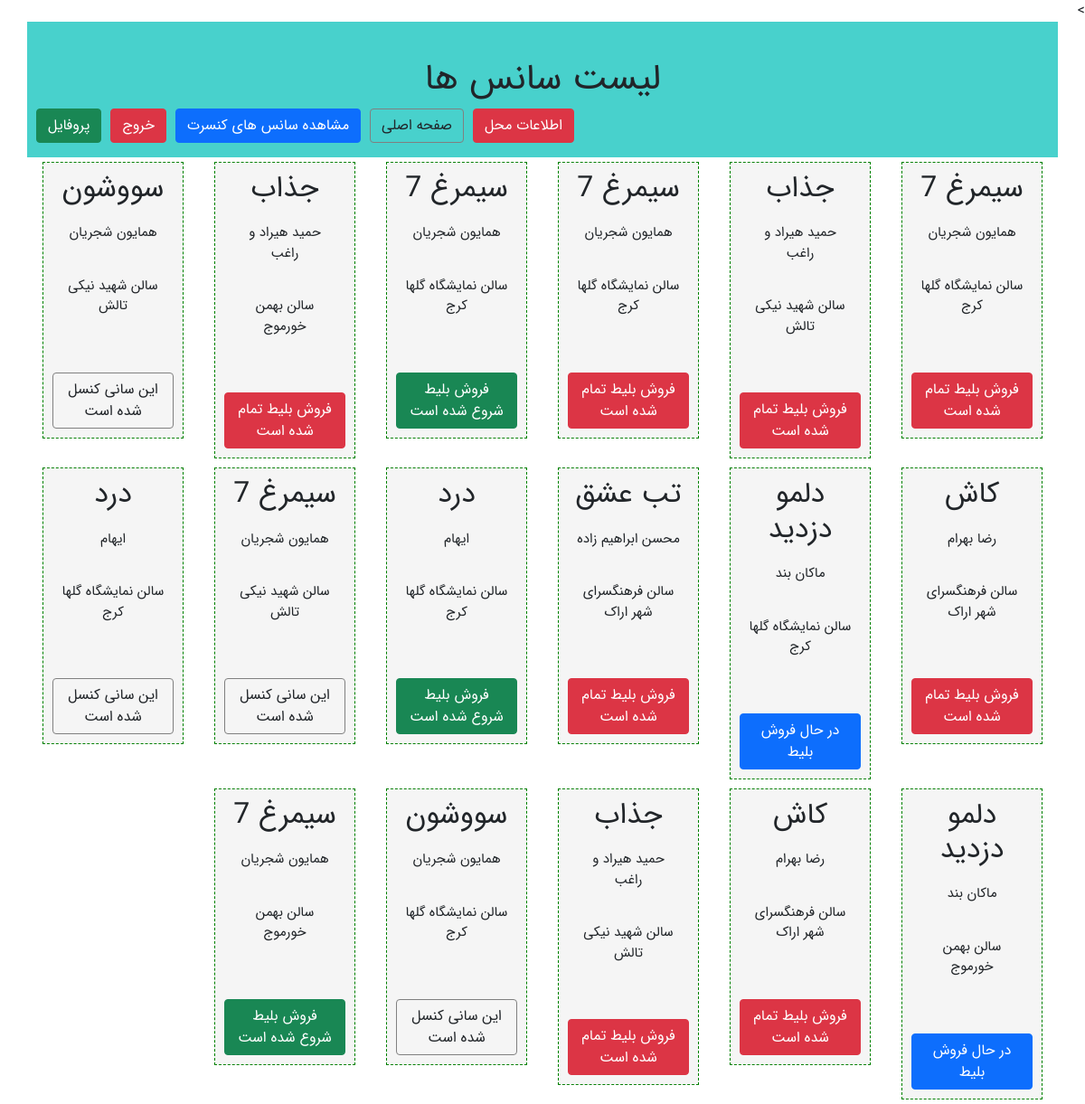
The page /ticketSales/time/list (signed in) on the database its author committed.
### ticketSales/models.py (models this page shows, shortened)
class timeModel(models.Model):
    class Meta:
        verbose_name="سانس"
        verbose_name_plural="سانس"
    concertModel= models.ForeignKey(to=concertModel,on_delete=models.PROTECT,verbose_name="کنسرت")
    locationModel = models.ForeignKey(to=locationModel,on_delete=models.PROTECT,verbose_name="محل برگزاری")
    StartDateTime=models.DateTimeField(verbose_name="تاریخ برگزاری")
    Seats=models.IntegerField(verbose_name="تعداد صندلی")
    Start=1
    End=2
    Cancle=3
    Sales=4
    status_chioces=((Start,"فروش بلیط شروع شده است"),
                    (End,"فروش بلیط تمام شده است"),
                    (Cancle,"این سانی کنسل شده است"),
                    (Sales,"در حال فروش بلیط"))
    Status=models.IntegerField(choices=status_chioces,verbose_name="وضعیت")
    def get_jalai_date(self):
        return datetime2jalali(self.StartDateTime)

class concertModel (models.Model):
    class Meta:
        verbose_name="کنسرت"
        verbose_name_plural="کنسرت"
    Name=models.CharField(max_length=100,verbose_name="نام کنسرت")
    SingerName=models.CharField(max_length=100 ,verbose_name="خواننده")
    lenght=models.IntegerField(verbose_name="مدت زمان")
    Poster=models.ImageField(upload_to="concertImages/",null=True,verbose_name="پوستر")

class locationModel(models.Model):
    class Meta:
        verbose_name="محل برگزاری"
        verbose_name_plural="محل برگزاری"
    IdNumber=models.IntegerField(primary_key=True,verbose_name="کد محل")
    Name=models.CharField(max_length=100,verbose_name="نام محل")
    Address=models.CharField(max_length=500,default="تهران-برج میلاد",verbose_name="آدرس")
    Phone=models.CharField(max_length=11,null=True,verbose_name="تلفن")
    capacity=models.IntegerField(verbose_name="ظرفیت")

### ticketSales/views.py (the view)
# urls.py: path('time/list', views.timeView),
@login_required
def timeView(request):
    times=timeModel.objects.all()
    context={
        "timelist":times,
    }
    return render(request,"ticketSales/timeList.html",context)

### ticketSales/templates/ticketSales/timeList.html
{% extends "ticketSales/layout.html" %}
{% block titlepage %}
    لیست سانس ها
{% endblock%}
{% block mainContent %}
    {% if timelist %}
        {% for time in timelist %}
            <div class="col-md-2">
                <a>
                    <div class="timeBox">
                       <h2> {{ time.concertModel.Name  }}</h2>
                       <p>{{ time.concertModel.SingerName  }}</p>
                       <p>{{ time.locationModel.Name  }}</p>
                       <p>{{ time.get_jalai_date }}</p>
                       <div
                        class="
                        {% if time.Status == time.Start %}
                            btn btn-success
                        {% elif  time.Status == time.End %}
                            btn btn-danger
                         {% elif  time.Status == time.Cancle %}
                            btn default
                        {% elif  time.Status == time.Sales %}
                            btn btn-primary
                        {% endif %}
                        ">
                           {{ time.get_Status_display}}
                       </div>
                    </div>
                </a>
            </div>
        {% endfor %}
    {% endif %}
{% endblock%}

### ticketSales/static/ticketSales/css/style.css (style rules this page uses)
body { font-family: 'IranSanse' !important; }
.timeBox { margin: 5px; background-color: whitesmoke; font-size: 15px; border:1px dashed green; padding:10px; text-align: center; }
.default { border:1px solid gray }
p { padding: 10px; }

### rows shown on the page
timeModel: concertModel.Name "سیمرغ 7", concertModel.SingerName "همایون شجریان", locationModel.Name "سالن نمایشگاه گلها کرج", Status "فروش بلیط تمام شده است"
timeModel: concertModel.Name "جذاب", concertModel.SingerName "حمید هیراد و راغب", locationModel.Name "سالن شهید نیکی تالش", Status "فروش بلیط تمام شده است"
timeModel: concertModel.Name "سیمرغ 7", concertModel.SingerName "همایون شجریان", locationModel.Name "سالن نمایشگاه گلها کرج", Status "فروش بلیط تمام شده است"
timeModel: concertModel.Name "سیمرغ 7", concertModel.SingerName "همایون شجریان", locationModel.Name "سالن نمایشگاه گلها کرج", Status "فروش بلیط شروع شده است"
timeModel: concertModel.Name "جذاب", concertModel.SingerName "حمید هیراد و راغب", locationModel.Name "سالن بهمن خورموج", Status "فروش بلیط تمام شده است"
timeModel: concertModel.Name "سووشون", concertModel.SingerName "همایون شجریان", locationModel.Name "سالن شهید نیکی تالش", Status "این سانی کنسل شده است"
timeModel: concertModel.Name "کاش", concertModel.SingerName "رضا بهرام", locationModel.Name "سالن فرهنگسرای شهر اراک", Status "فروش بلیط تمام شده است"
timeModel: concertModel.Name "دلمو دزدید", concertModel.SingerName "ماکان بند", locationModel.Name "سالن نمایشگاه گلها کرج", Status "در حال فروش بلیط"
timeModel: concertModel.Name "تب عشق", concertModel.SingerName "محسن ابراهیم زاده", locationModel.Name "سالن فرهنگسرای شهر اراک", Status "فروش بلیط تمام شده است"
timeModel: concertModel.Name "درد", concertModel.SingerName "ایهام", locationModel.Name "سالن نمایشگاه گلها کرج", Status "فروش بلیط شروع شده است"
timeModel: concertModel.Name "سیمرغ 7", concertModel.SingerName "همایون شجریان", locationModel.Name "سالن شهید نیکی تالش", Status "این سانی کنسل شده است"
timeModel: concertModel.Name "درد", concertModel.SingerName "ایهام", locationModel.Name "سالن نمایشگاه گلها کرج", Status "این سانی کنسل شده است"
timeModel: concertModel.Name "دلمو دزدید", concertModel.SingerName "ماکان بند", locationModel.Name "سالن بهمن خورموج", Status "در حال فروش بلیط"
timeModel: concertModel.Name "کاش", concertModel.SingerName "رضا بهرام", locationModel.Name "سالن فرهنگسرای شهر اراک", Status "فروش بلیط تمام شده است"
timeModel: concertModel.Name "جذاب", concertModel.SingerName "حمید هیراد و راغب", locationModel.Name "سالن شهید نیکی تالش", Status "فروش بلیط تمام شده است"
timeModel: concertModel.Name "سووشون", concertModel.SingerName "همایون شجریان", locationModel.Name "سالن نمایشگاه گلها کرج", Status "این سانی کنسل شده است"
timeModel: concertModel.Name "سیمرغ 7", concertModel.SingerName "همایون شجریان", locationModel.Name "سالن بهمن خورموج", Status "فروش بلیط شروع شده است"
